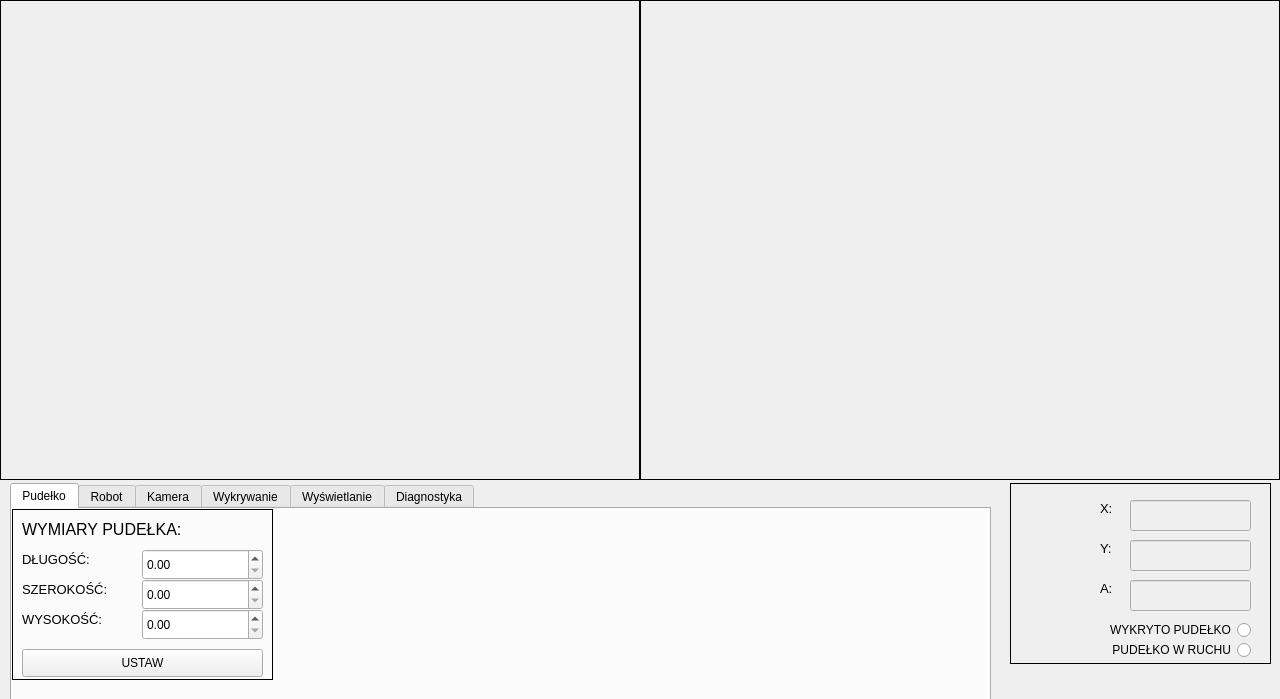
<?xml version="1.0" encoding="UTF-8"?>
<ui version="4.0">
 <class>MainWindow</class>
 <widget class="QMainWindow" name="MainWindow">
  <property name="geometry">
   <rect>
    <x>0</x>
    <y>0</y>
    <width>1280</width>
    <height>699</height>
   </rect>
  </property>
  <property name="windowTitle">
   <string>MainWindow</string>
  </property>
  <widget class="QWidget" name="centralwidget">
   <widget class="QLabel" name="input_image_label">
    <property name="geometry">
     <rect>
      <x>0</x>
      <y>0</y>
      <width>640</width>
      <height>480</height>
     </rect>
    </property>
    <property name="frameShape">
     <enum>QFrame::Box</enum>
    </property>
    <property name="text">
     <string/>
    </property>
   </widget>
   <widget class="QLabel" name="output_image_label">
    <property name="geometry">
     <rect>
      <x>640</x>
      <y>0</y>
      <width>640</width>
      <height>480</height>
     </rect>
    </property>
    <property name="frameShape">
     <enum>QFrame::Box</enum>
    </property>
    <property name="text">
     <string/>
    </property>
   </widget>
   <widget class="QLineEdit" name="boxpos_x_lineedit">
    <property name="enabled">
     <bool>false</bool>
    </property>
    <property name="geometry">
     <rect>
      <x>1130</x>
      <y>500</y>
      <width>121</width>
      <height>31</height>
     </rect>
    </property>
    <property name="readOnly">
     <bool>true</bool>
    </property>
   </widget>
   <widget class="QLineEdit" name="boxpos_y_lineedit">
    <property name="enabled">
     <bool>false</bool>
    </property>
    <property name="geometry">
     <rect>
      <x>1130</x>
      <y>540</y>
      <width>121</width>
      <height>31</height>
     </rect>
    </property>
    <property name="readOnly">
     <bool>true</bool>
    </property>
   </widget>
   <widget class="QLineEdit" name="boxpos_angle_lineedit">
    <property name="enabled">
     <bool>false</bool>
    </property>
    <property name="geometry">
     <rect>
      <x>1130</x>
      <y>580</y>
      <width>121</width>
      <height>31</height>
     </rect>
    </property>
    <property name="readOnly">
     <bool>true</bool>
    </property>
   </widget>
   <widget class="QLabel" name="label_3">
    <property name="geometry">
     <rect>
      <x>1100</x>
      <y>500</y>
      <width>21</width>
      <height>16</height>
     </rect>
    </property>
    <property name="font">
     <font>
      <pointsize>10</pointsize>
     </font>
    </property>
    <property name="text">
     <string>X:</string>
    </property>
   </widget>
   <widget class="QLabel" name="label_4">
    <property name="geometry">
     <rect>
      <x>1100</x>
      <y>540</y>
      <width>21</width>
      <height>16</height>
     </rect>
    </property>
    <property name="font">
     <font>
      <pointsize>10</pointsize>
     </font>
    </property>
    <property name="text">
     <string>Y:</string>
    </property>
   </widget>
   <widget class="QLabel" name="label_5">
    <property name="geometry">
     <rect>
      <x>1100</x>
      <y>580</y>
      <width>21</width>
      <height>16</height>
     </rect>
    </property>
    <property name="font">
     <font>
      <pointsize>10</pointsize>
     </font>
    </property>
    <property name="text">
     <string>A:</string>
    </property>
   </widget>
   <widget class="QLabel" name="label_10">
    <property name="geometry">
     <rect>
      <x>1010</x>
      <y>483</y>
      <width>261</width>
      <height>181</height>
     </rect>
    </property>
    <property name="frameShape">
     <enum>QFrame::Box</enum>
    </property>
    <property name="text">
     <string/>
    </property>
   </widget>
   <widget class="QRadioButton" name="radioButton">
    <property name="geometry">
     <rect>
      <x>1090</x>
      <y>620</y>
      <width>161</width>
      <height>20</height>
     </rect>
    </property>
    <property name="layoutDirection">
     <enum>Qt::RightToLeft</enum>
    </property>
    <property name="autoFillBackground">
     <bool>false</bool>
    </property>
    <property name="text">
     <string>WYKRYTO PUDEŁKO</string>
    </property>
    <property name="checkable">
     <bool>false</bool>
    </property>
   </widget>
   <widget class="QRadioButton" name="radioButton_2">
    <property name="geometry">
     <rect>
      <x>1090</x>
      <y>640</y>
      <width>161</width>
      <height>20</height>
     </rect>
    </property>
    <property name="layoutDirection">
     <enum>Qt::RightToLeft</enum>
    </property>
    <property name="autoFillBackground">
     <bool>false</bool>
    </property>
    <property name="text">
     <string>PUDEŁKO W RUCHU</string>
    </property>
    <property name="checkable">
     <bool>false</bool>
    </property>
   </widget>
   <widget class="QTabWidget" name="tabs">
    <property name="geometry">
     <rect>
      <x>10</x>
      <y>483</y>
      <width>981</width>
      <height>231</height>
     </rect>
    </property>
    <property name="currentIndex">
     <number>0</number>
    </property>
    <widget class="QWidget" name="tab_box">
     <attribute name="title">
      <string>Pudełko</string>
     </attribute>
     <widget class="QDoubleSpinBox" name="spinbox_box_height">
      <property name="geometry">
       <rect>
        <x>130</x>
        <y>100</y>
        <width>121</width>
        <height>31</height>
       </rect>
      </property>
      <property name="decimals">
       <number>2</number>
      </property>
      <property name="maximum">
       <double>999.990000000000009</double>
      </property>
     </widget>
     <widget class="QLabel" name="label_16">
      <property name="geometry">
       <rect>
        <x>10</x>
        <y>40</y>
        <width>81</width>
        <height>20</height>
       </rect>
      </property>
      <property name="font">
       <font>
        <pointsize>10</pointsize>
       </font>
      </property>
      <property name="text">
       <string>DŁUGOŚĆ:</string>
      </property>
     </widget>
     <widget class="QLabel" name="label_17">
      <property name="geometry">
       <rect>
        <x>10</x>
        <y>0</y>
        <width>261</width>
        <height>41</height>
       </rect>
      </property>
      <property name="font">
       <font>
        <pointsize>12</pointsize>
       </font>
      </property>
      <property name="text">
       <string>WYMIARY PUDEŁKA:</string>
      </property>
      <property name="textFormat">
       <enum>Qt::AutoText</enum>
      </property>
      <property name="scaledContents">
       <bool>false</bool>
      </property>
     </widget>
     <widget class="QLabel" name="label_18">
      <property name="geometry">
       <rect>
        <x>0</x>
        <y>0</y>
        <width>261</width>
        <height>171</height>
       </rect>
      </property>
      <property name="frameShape">
       <enum>QFrame::Box</enum>
      </property>
      <property name="text">
       <string/>
      </property>
     </widget>
     <widget class="QDoubleSpinBox" name="spinbox_box_lenght">
      <property name="geometry">
       <rect>
        <x>130</x>
        <y>40</y>
        <width>121</width>
        <height>31</height>
       </rect>
      </property>
      <property name="maximum">
       <double>999.990000000000009</double>
      </property>
     </widget>
     <widget class="QDoubleSpinBox" name="spinbox_box_width">
      <property name="geometry">
       <rect>
        <x>130</x>
        <y>70</y>
        <width>121</width>
        <height>31</height>
       </rect>
      </property>
      <property name="maximum">
       <double>999.990000000000009</double>
      </property>
     </widget>
     <widget class="QLabel" name="label_19">
      <property name="geometry">
       <rect>
        <x>10</x>
        <y>70</y>
        <width>101</width>
        <height>20</height>
       </rect>
      </property>
      <property name="font">
       <font>
        <pointsize>10</pointsize>
       </font>
      </property>
      <property name="text">
       <string>SZEROKOŚĆ:</string>
      </property>
     </widget>
     <widget class="QLabel" name="label_20">
      <property name="geometry">
       <rect>
        <x>10</x>
        <y>100</y>
        <width>101</width>
        <height>20</height>
       </rect>
      </property>
      <property name="font">
       <font>
        <pointsize>10</pointsize>
       </font>
      </property>
      <property name="text">
       <string>WYSOKOŚĆ:</string>
      </property>
     </widget>
     <widget class="QPushButton" name="button_set_box_size">
      <property name="geometry">
       <rect>
        <x>10</x>
        <y>140</y>
        <width>241</width>
        <height>28</height>
       </rect>
      </property>
      <property name="text">
       <string>USTAW</string>
      </property>
     </widget>
     <zorder>label_18</zorder>
     <zorder>spinbox_box_height</zorder>
     <zorder>label_16</zorder>
     <zorder>label_17</zorder>
     <zorder>spinbox_box_lenght</zorder>
     <zorder>spinbox_box_width</zorder>
     <zorder>label_19</zorder>
     <zorder>label_20</zorder>
     <zorder>button_set_box_size</zorder>
    </widget>
    <widget class="QWidget" name="tab_robot">
     <attribute name="title">
      <string>Robot</string>
     </attribute>
     <widget class="QLabel" name="label_21">
      <property name="geometry">
       <rect>
        <x>10</x>
        <y>10</y>
        <width>21</width>
        <height>16</height>
       </rect>
      </property>
      <property name="font">
       <font>
        <pointsize>10</pointsize>
       </font>
      </property>
      <property name="text">
       <string>IP:</string>
      </property>
     </widget>
     <widget class="QLineEdit" name="boxpos_x_lineedit_4">
      <property name="enabled">
       <bool>true</bool>
      </property>
      <property name="geometry">
       <rect>
        <x>70</x>
        <y>10</y>
        <width>121</width>
        <height>31</height>
       </rect>
      </property>
      <property name="readOnly">
       <bool>true</bool>
      </property>
     </widget>
     <widget class="QLineEdit" name="boxpos_x_lineedit_5">
      <property name="enabled">
       <bool>true</bool>
      </property>
      <property name="geometry">
       <rect>
        <x>70</x>
        <y>50</y>
        <width>121</width>
        <height>31</height>
       </rect>
      </property>
      <property name="readOnly">
       <bool>true</bool>
      </property>
     </widget>
     <widget class="QPushButton" name="pushButton_3">
      <property name="geometry">
       <rect>
        <x>70</x>
        <y>90</y>
        <width>121</width>
        <height>28</height>
       </rect>
      </property>
      <property name="text">
       <string>POŁĄCZ</string>
      </property>
     </widget>
     <widget class="QLabel" name="label_23">
      <property name="geometry">
       <rect>
        <x>10</x>
        <y>50</y>
        <width>51</width>
        <height>20</height>
       </rect>
      </property>
      <property name="font">
       <font>
        <pointsize>10</pointsize>
       </font>
      </property>
      <property name="text">
       <string>PORT:</string>
      </property>
     </widget>
    </widget>
    <widget class="QWidget" name="tab_camera">
     <attribute name="title">
      <string>Kamera</string>
     </attribute>
     <widget class="QSlider" name="slider_calibration_y_shift">
      <property name="geometry">
       <rect>
        <x>270</x>
        <y>70</y>
        <width>251</width>
        <height>22</height>
       </rect>
      </property>
      <property name="minimum">
       <number>-240</number>
      </property>
      <property name="maximum">
       <number>240</number>
      </property>
      <property name="orientation">
       <enum>Qt::Horizontal</enum>
      </property>
     </widget>
     <widget class="QSpinBox" name="spinbox_calibration_size">
      <property name="geometry">
       <rect>
        <x>540</x>
        <y>90</y>
        <width>91</width>
        <height>31</height>
       </rect>
      </property>
      <property name="maximum">
       <number>450</number>
      </property>
     </widget>
     <widget class="QLabel" name="label_calibration_x_2">
      <property name="geometry">
       <rect>
        <x>270</x>
        <y>20</y>
        <width>55</width>
        <height>16</height>
       </rect>
      </property>
      <property name="text">
       <string>x</string>
      </property>
     </widget>
     <widget class="QLabel" name="label_32">
      <property name="geometry">
       <rect>
        <x>10</x>
        <y>10</y>
        <width>251</width>
        <height>41</height>
       </rect>
      </property>
      <property name="font">
       <font>
        <pointsize>14</pointsize>
       </font>
      </property>
      <property name="text">
       <string>KALIBRACJA KAMERY:</string>
      </property>
      <property name="textFormat">
       <enum>Qt::AutoText</enum>
      </property>
      <property name="scaledContents">
       <bool>false</bool>
      </property>
     </widget>
     <widget class="QSlider" name="slider_calibration_size">
      <property name="geometry">
       <rect>
        <x>10</x>
        <y>100</y>
        <width>511</width>
        <height>22</height>
       </rect>
      </property>
      <property name="maximum">
       <number>470</number>
      </property>
      <property name="orientation">
       <enum>Qt::Horizontal</enum>
      </property>
     </widget>
     <widget class="QSpinBox" name="spinbox_calibration_mm">
      <property name="geometry">
       <rect>
        <x>540</x>
        <y>50</y>
        <width>91</width>
        <height>31</height>
       </rect>
      </property>
      <property name="suffix">
       <string/>
      </property>
      <property name="maximum">
       <number>200</number>
      </property>
      <property name="value">
       <number>180</number>
      </property>
     </widget>
     <widget class="QSlider" name="slider_calibration_x_shift">
      <property name="geometry">
       <rect>
        <x>10</x>
        <y>70</y>
        <width>251</width>
        <height>22</height>
       </rect>
      </property>
      <property name="minimum">
       <number>-320</number>
      </property>
      <property name="maximum">
       <number>320</number>
      </property>
      <property name="orientation">
       <enum>Qt::Horizontal</enum>
      </property>
     </widget>
     <widget class="QLabel" name="label_calibration_y_2">
      <property name="geometry">
       <rect>
        <x>320</x>
        <y>20</y>
        <width>55</width>
        <height>16</height>
       </rect>
      </property>
      <property name="text">
       <string>y</string>
      </property>
     </widget>
    </widget>
    <widget class="QWidget" name="tab_detection">
     <attribute name="title">
      <string>Wykrywanie</string>
     </attribute>
     <widget class="QSlider" name="step_slider">
      <property name="geometry">
       <rect>
        <x>80</x>
        <y>10</y>
        <width>481</width>
        <height>21</height>
       </rect>
      </property>
      <property name="minimum">
       <number>1</number>
      </property>
      <property name="maximum">
       <number>20</number>
      </property>
      <property name="orientation">
       <enum>Qt::Horizontal</enum>
      </property>
     </widget>
     <widget class="QLabel" name="step_label">
      <property name="geometry">
       <rect>
        <x>20</x>
        <y>10</y>
        <width>55</width>
        <height>16</height>
       </rect>
      </property>
      <property name="text">
       <string>STEP:</string>
      </property>
     </widget>
     <widget class="QSlider" name="t1_slider">
      <property name="geometry">
       <rect>
        <x>80</x>
        <y>40</y>
        <width>481</width>
        <height>21</height>
       </rect>
      </property>
      <property name="minimum">
       <number>1</number>
      </property>
      <property name="maximum">
       <number>400</number>
      </property>
      <property name="orientation">
       <enum>Qt::Horizontal</enum>
      </property>
     </widget>
     <widget class="QLabel" name="t1_label">
      <property name="geometry">
       <rect>
        <x>20</x>
        <y>40</y>
        <width>55</width>
        <height>16</height>
       </rect>
      </property>
      <property name="text">
       <string>T1:</string>
      </property>
     </widget>
     <widget class="QSlider" name="t2_slider">
      <property name="geometry">
       <rect>
        <x>80</x>
        <y>70</y>
        <width>481</width>
        <height>21</height>
       </rect>
      </property>
      <property name="minimum">
       <number>1</number>
      </property>
      <property name="maximum">
       <number>400</number>
      </property>
      <property name="orientation">
       <enum>Qt::Horizontal</enum>
      </property>
     </widget>
     <widget class="QLabel" name="t2_label">
      <property name="geometry">
       <rect>
        <x>20</x>
        <y>70</y>
        <width>55</width>
        <height>16</height>
       </rect>
      </property>
      <property name="text">
       <string>T2:</string>
      </property>
     </widget>
    </widget>
    <widget class="QWidget" name="tab_display">
     <attribute name="title">
      <string>Wyświetlanie</string>
     </attribute>
     <widget class="QCheckBox" name="checkbox_display_rays">
      <property name="geometry">
       <rect>
        <x>20</x>
        <y>60</y>
        <width>141</width>
        <height>20</height>
       </rect>
      </property>
      <property name="layoutDirection">
       <enum>Qt::RightToLeft</enum>
      </property>
      <property name="text">
       <string>Wyświetl promienie:</string>
      </property>
     </widget>
     <widget class="QCheckBox" name="checkbox_capture_enabled">
      <property name="geometry">
       <rect>
        <x>0</x>
        <y>0</y>
        <width>161</width>
        <height>20</height>
       </rect>
      </property>
      <property name="layoutDirection">
       <enum>Qt::RightToLeft</enum>
      </property>
      <property name="text">
       <string>Aktualizuj obraz:</string>
      </property>
     </widget>
     <widget class="QCheckBox" name="checkbox_detect_corners">
      <property name="geometry">
       <rect>
        <x>20</x>
        <y>30</y>
        <width>141</width>
        <height>20</height>
       </rect>
      </property>
      <property name="layoutDirection">
       <enum>Qt::RightToLeft</enum>
      </property>
      <property name="text">
       <string>Wykrywaj narożniki:</string>
      </property>
     </widget>
     <widget class="QCheckBox" name="checkbox_capture_mode">
      <property name="geometry">
       <rect>
        <x>170</x>
        <y>110</y>
        <width>171</width>
        <height>20</height>
       </rect>
      </property>
      <property name="layoutDirection">
       <enum>Qt::RightToLeft</enum>
      </property>
      <property name="text">
       <string>Tryb przechwytywania:</string>
      </property>
     </widget>
     <widget class="QCheckBox" name="checkbox_detect_horizontal">
      <property name="geometry">
       <rect>
        <x>170</x>
        <y>0</y>
        <width>171</width>
        <height>20</height>
       </rect>
      </property>
      <property name="layoutDirection">
       <enum>Qt::RightToLeft</enum>
      </property>
      <property name="text">
       <string>Wykrywaj poziomo:</string>
      </property>
     </widget>
     <widget class="QCheckBox" name="checkbox_detect_horizontal_2">
      <property name="geometry">
       <rect>
        <x>350</x>
        <y>0</y>
        <width>21</width>
        <height>20</height>
       </rect>
      </property>
      <property name="layoutDirection">
       <enum>Qt::RightToLeft</enum>
      </property>
      <property name="text">
       <string>checkbox_invert_horizontal</string>
      </property>
     </widget>
     <widget class="QCheckBox" name="checkbox_draw_axis">
      <property name="geometry">
       <rect>
        <x>170</x>
        <y>80</y>
        <width>171</width>
        <height>20</height>
       </rect>
      </property>
      <property name="layoutDirection">
       <enum>Qt::RightToLeft</enum>
      </property>
      <property name="text">
       <string>Rysuj osie:</string>
      </property>
     </widget>
     <widget class="QCheckBox" name="checkbox_detect_horizontal_3">
      <property name="geometry">
       <rect>
        <x>350</x>
        <y>30</y>
        <width>21</width>
        <height>20</height>
       </rect>
      </property>
      <property name="layoutDirection">
       <enum>Qt::RightToLeft</enum>
      </property>
      <property name="text">
       <string>checkbox_invert_vertical</string>
      </property>
     </widget>
     <widget class="QCheckBox" name="checkbox_detect_vertical">
      <property name="geometry">
       <rect>
        <x>170</x>
        <y>30</y>
        <width>171</width>
        <height>20</height>
       </rect>
      </property>
      <property name="layoutDirection">
       <enum>Qt::RightToLeft</enum>
      </property>
      <property name="text">
       <string>Wykrywaj pionowo:</string>
      </property>
     </widget>
    </widget>
    <widget class="QWidget" name="tab_diagnostic">
     <attribute name="title">
      <string>Diagnostyka</string>
     </attribute>
     <widget class="QLabel" name="fps_counter_label">
      <property name="geometry">
       <rect>
        <x>50</x>
        <y>10</y>
        <width>81</width>
        <height>20</height>
       </rect>
      </property>
      <property name="font">
       <font>
        <pointsize>10</pointsize>
       </font>
      </property>
      <property name="text">
       <string>FPS:</string>
      </property>
     </widget>
    </widget>
   </widget>
   <zorder>label_10</zorder>
   <zorder>input_image_label</zorder>
   <zorder>output_image_label</zorder>
   <zorder>boxpos_x_lineedit</zorder>
   <zorder>boxpos_y_lineedit</zorder>
   <zorder>boxpos_angle_lineedit</zorder>
   <zorder>label_3</zorder>
   <zorder>label_4</zorder>
   <zorder>label_5</zorder>
   <zorder>radioButton</zorder>
   <zorder>radioButton_2</zorder>
   <zorder>tabs</zorder>
  </widget>
  <widget class="QMenuBar" name="menubar">
   <property name="geometry">
    <rect>
     <x>0</x>
     <y>0</y>
     <width>1280</width>
     <height>21</height>
    </rect>
   </property>
  </widget>
 </widget>
 <resources/>
 <connections/>
</ui>
